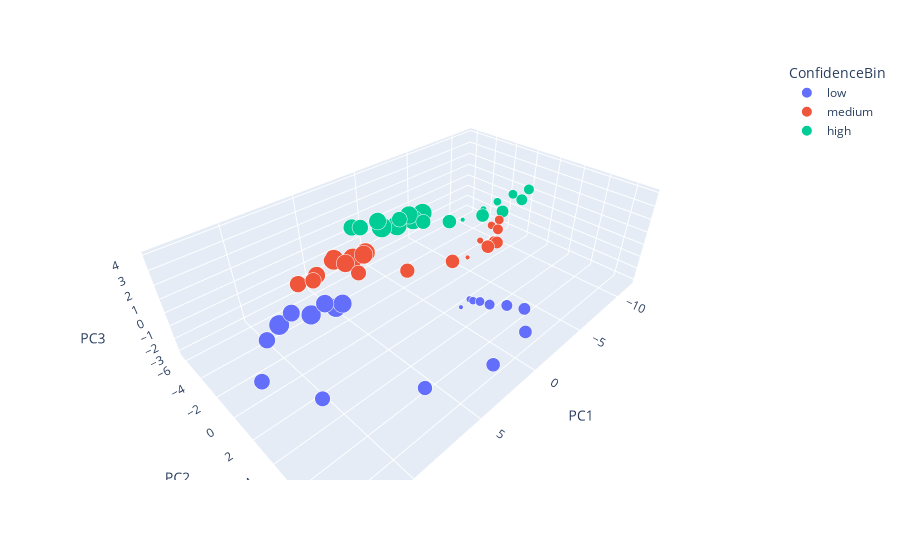

This figure's notebook cell:
### Code cell
fig = px.scatter_3d(
    transformed_df, 
    x='PC1', y='PC2', z='PC3',
    color='ConfidenceBin', 
    opacity=1,
    size='TimeBins',
    # color_discrete_sequence=colors
)
fig.show()

### Figure 1 — Plotly figure (JSON) as saved in the notebook; plotly's stock layout.template omitted (floating-point values rounded to 4 significant figures)
{"data": [{"hovertemplate": "ConfidenceBin=low<br>PC1=%{x}<br>PC2=%{y}<br>PC3=%{z}<br>TimeBins=%{marker.size}<extra></extra>", "legendgroup": "low", "marker": {"color": "#636efa", "opacity": 1, "size": [0, 0.05, 0.1, 0.15, 0.2, 0.25, 0.3, 0.35, 0.4, 0.45, 0.5, 0.55, 0.6, 0.65, 0.7, 0.75, 0.8, 0.85, 0.9, 0.95], "sizemode": "area", "sizeref": 0.002375, "symbol": "circle"}, "mode": "markers", "name": "low", "scene": "scene", "showlegend": true, "type": "scatter3d", "x": [0.6316, -0.8007, -1.521, -1.399, -1.408, -1.704, -2.416, -2.266, -0.0186, 3.697, 7.886, 12.06, 13.55, 11.94, 9.512, 6.801, 5.186, 5.369, 6.903, 8.92], "y": [2.866, 2.811, 2.921, 3.317, 3.897, 4.48, 5.349, 6.775, 8.41, 8.973, 8.095, 5.763, 3.192, 0.8839, -0.8765, -1.75, -2.285, -2.848, -3.508, -4.125], "z": [-3.127, -2.823, -2.483, -2.308, -2.054, -2.148, -2.133, -1.497, -0.9578, -0.5256, 0.3107, 1.064, 1.346, 1.325, 0.6127, -0.7578, -1.995, -2.549, -2.657, -2.66]}, {"hovertemplate": "ConfidenceBin=medium<br>PC1=%{x}<br>PC2=%{y}<br>PC3=%{z}<br>TimeBins=%{marker.size}<extra></extra>", "legendgroup": "medium", "marker": {"color": "#EF553B", "opacity": 1, "size": [0, 0.05, 0.1, 0.15, 0.2, 0.25, 0.3, 0.35, 0.4, 0.45, 0.5, 0.55, 0.6, 0.65, 0.7, 0.75, 0.8, 0.85, 0.9, 0.95], "sizemode": "area", "sizeref": 0.002375, "symbol": "circle"}, "mode": "markers", "name": "medium", "scene": "scene", "showlegend": true, "type": "scatter3d", "x": [-2.577, -3.576, -5.019, -6.09, -6.657, -6.12, -5.205, -4.983, -3.606, -0.1729, 3.283, 5.903, 7.927, 8.108, 6.077, 3.218, 1.1, 0.6034, 1.583, 2.899], "y": [0.9379, 0.8544, 0.7419, 0.832, 1.053, 1.399, 1.842, 2.234, 2.515, 2.44, 2.01, 0.823, -0.7185, -2.191, -3.46, -4.354, -5.057, -5.477, -5.755, -6.267], "z": [-1.346, -1.025, -0.3085, 0.5405, 0.8597, 0.4448, 0.009108, 0.2144, 0.6199, 1.046, 1.848, 2.41, 2.122, 1.2, 0.1507, -0.7549, -1.358, -1.603, -1.772, -1.524]}, {"hovertemplate": "ConfidenceBin=high<br>PC1=%{x}<br>PC2=%{y}<br>PC3=%{z}<br>TimeBins=%{marker.size}<extra></extra>", "legendgroup": "high", "marker": {"color": "#00cc96", "opacity": 1, "size": [0, 0.05, 0.1, 0.15, 0.2, 0.25, 0.3, 0.35, 0.4, 0.45, 0.5, 0.55, 0.6, 0.65, 0.7, 0.75, 0.8, 0.85, 0.9, 0.95], "sizemode": "area", "sizeref": 0.002375, "symbol": "circle"}, "mode": "markers", "name": "high", "scene": "scene", "showlegend": true, "type": "scatter3d", "x": [-3.636, -5.065, -6.88, -8.225, -9.856, -11.51, -10.39, -8.015, -5.727, -2.112, 0.5444, 2.009, 3.918, 3.491, 0.3693, -3.352, -5.127, -4.256, -2.62, -1.185], "y": [-1.339, -1.024, -0.6119, -0.3995, -0.2001, 0.106, 0.3035, 0.2978, 0.2349, 0.3282, 0.5745, 0.0367, -1.349, -2.812, -4.103, -4.931, -5.28, -5.44, -5.523, -5.613], "z": [0.2499, 0.6753, 0.9875, 1.201, 1.309, 1.249, 0.8317, 0.7304, 1.268, 2.268, 3.426, 3.979, 3.622, 2.845, 1.513, 0.2053, -0.4315, -0.7723, -0.6572, -0.2556]}], "layout": {"legend": {"itemsizing": "constant", "title": {"text": "ConfidenceBin"}, "tracegroupgap": 0}, "margin": {"t": 60}, "scene": {"domain": {"x": [0, 1], "y": [0, 1]}, "xaxis": {"title": {"text": "PC1"}}, "yaxis": {"title": {"text": "PC2"}}, "zaxis": {"title": {"text": "PC3"}}}}}
